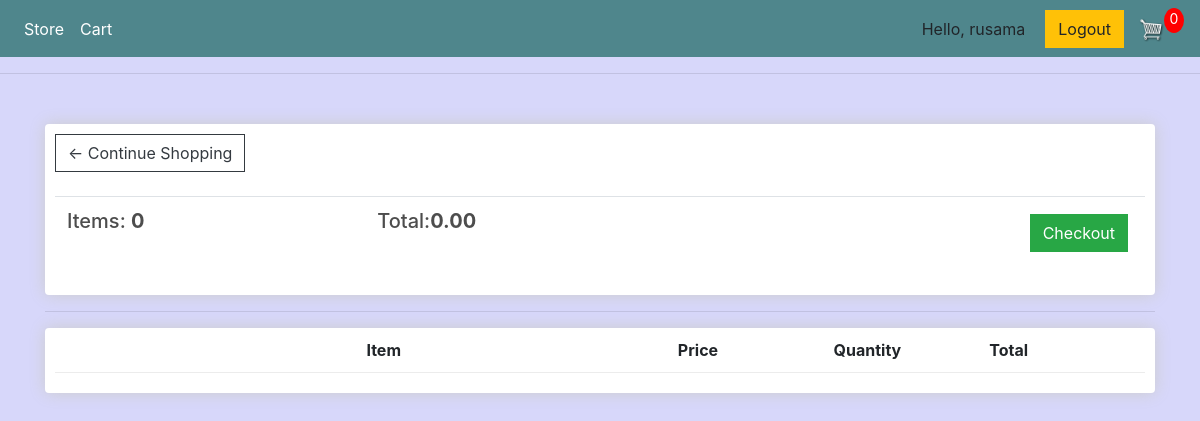
The app's page /cart/ (signed in), older data.
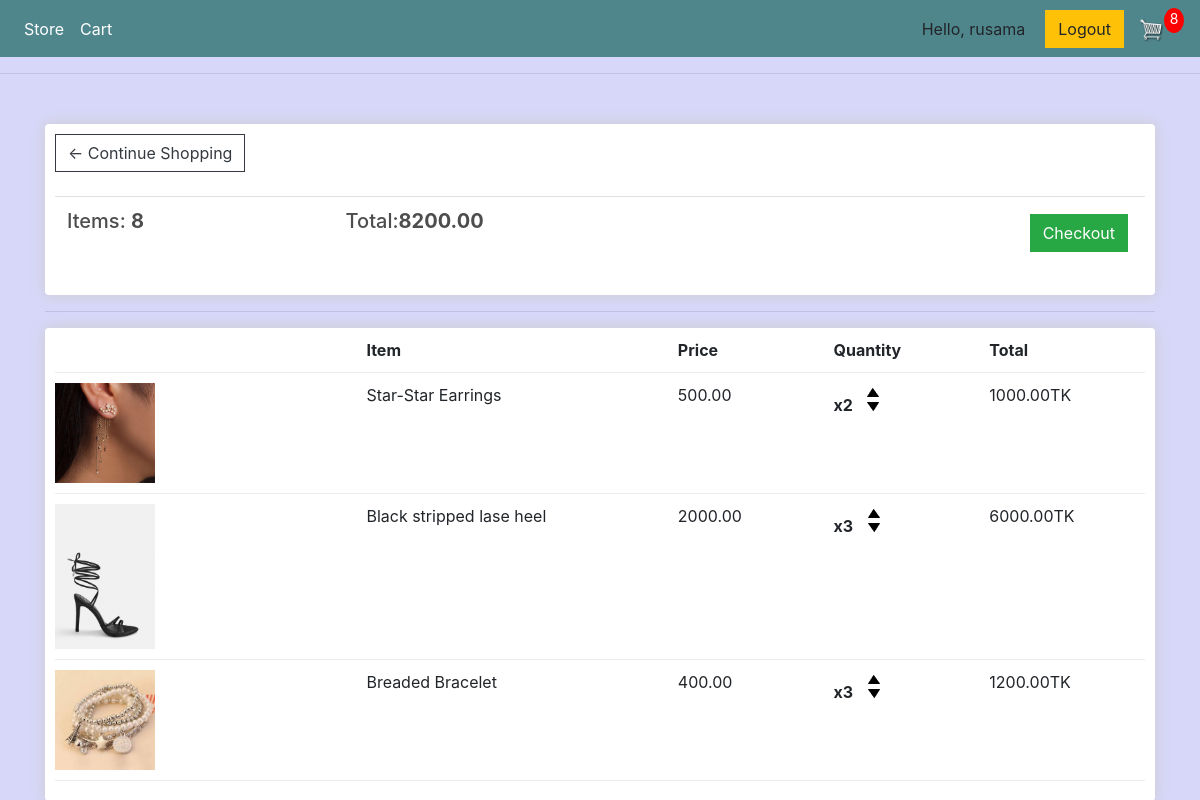
The same page, newer data.
### order/models.py (models this page shows, shortened)
class Order(models.Model):
    customer = models.ForeignKey(Customer, on_delete=models.SET_NULL, blank=True, null=True)
    date_ordered = models.DateTimeField(auto_now_add=True)
    complete = models.BooleanField(default=False, null=True, blank=False)
    transaction_id = models.CharField(max_length=200, null=True)
    @property
    def get_cart_total(self):
        orderitems = self.orderitem_set.all()
        total = sum([item.get_total for item in orderitems])
        return total
    @property
    def get_cart_items(self):
        orderitems = self.orderitem_set.all()
        total = sum([item.quantity for item in orderitems])
        return total

class OrderItem(models.Model):
    order = models.ForeignKey(Order, on_delete=models.SET_NULL, blank=True, null=True)
    product = models.ForeignKey(Product, on_delete=models.SET_NULL, blank=True, null=True)
    price = models.DecimalField(max_digits=10, decimal_places=2)
    quantity = models.PositiveIntegerField(default=1)
    @property
    def get_total(self):
        total = self.price * self.quantity
        return total

### product/models.py (models this page shows, shortened)
class Product(models.Model):
    category = models.ForeignKey(Category, on_delete=models.CASCADE)
    shop = models.ForeignKey(Seller, on_delete=models.CASCADE)
    product_name = models.CharField(max_length=200)
    product_image = models.ImageField(upload_to='products/', blank = True)
    product_description = models.TextField(blank=True)
    product_price = models.DecimalField(max_digits=10, decimal_places=2)
    product_stock = models.PositiveIntegerField()
    product_created = models.DateTimeField(auto_now_add=True)

### store/views.py (the view)
# urls.py: path('cart/', views.cart, name="cart"),
@login_required(login_url='login')
def cart(request):
    if request.user.is_authenticated:
        customer = request.user.customer
        order, created = Order.objects.get_or_create(customer=customer, complete=False)
        items = order.orderitem_set.all()
        cartItems = order.get_cart_items
    else:
        items = []
        order = {'get_cart_items': 0, 'get_cart_total':0}
    context = {'items':items, 'order':order, 'cartItems':cartItems}
    return render(request,'store/cart.html',context)

### store/templates/store/cart.html
{% extends 'store/main.html' %}
{% load static %}
{% block content %}
    <div class="row">
        <div class="col-lg-12">
            <div class="box-content">
                <div class="box-element">
                    <a  class="btn btn-outline-dark" href="{% url 'store' %}">&#x2190; Continue Shopping</a>
                    <br>
                    <br>
                    <table class="table">
                        <tr>
                            <th><h5>Items: <strong>{{order.get_cart_items}}</strong></h5></th>
                            <th><h5>Total:<strong>{{order.get_cart_total|floatformat:2}}</strong></h5></th>
                            <th>
                                <a  style="float:right; margin:5px;" class="btn btn-success" href="{% url 'checkout' %}">Checkout</a>
                            </th>
                        </tr>
                    </table>
                </div>
                <hr>
                <div class="box-element">
                    <div class="cart-row">
                        <div style="flex:2"></div>
                        <div style="flex:2"><strong>Item</strong></div>
                        <div style="flex:1"><strong>Price</strong></div>
                        <div style="flex:1"><strong>Quantity</strong></div>
                        <div style="flex:1"><strong>Total</strong></div>
                    </div>
                    {% for item in items %}
                    <div class="cart-row">
                        <div style="flex:2"><img class="row-image" src="{{item.product.product_image.url}}"></div>
                        <div style="flex:2"><p>{{item.product.product_name}}</p></div>
                        <div style="flex:1"><p>{{item.product.product_price|floatformat:2}}</p></div>
                        <div style="flex:1">
                            <p class="quantity">x{{item.quantity}}</p>
                            <div class="quantity">
                                <img data-product="{{item.product.id}}" data-action="add" class="chg-quantity update-cart" src="{% static  'images/arrow-up.png' %}">
                                <img data-product="{{item.product.id}}" data-action="remove" class="chg-quantity update-cart" src="{% static  'images/arrow-down.png' %}">
                            </div>
                        </div>
                        <div style="flex:1"><p>{{item.get_total}}TK</p></div>
                    </div>
                    {% endfor %}
            </div>
        </div>
    </div>
{% endblock content %}

### store/templates/store/main.html (shortened to what this page needs)
<!DOCTYPE html>
{% load static %}
<html>
<head>
	<link rel="stylesheet" href="https://stackpath.bootstrapcdn.com/bootstrap/4.4.1/css/bootstrap.min.css">
	<link rel="stylesheet" type="text/css" href="{% static 'css/main.css' %}">
</head>
<body>
    <nav class="navbar navbar-expand-lg navbar-dark bg-dark">
        <div class="collapse navbar-collapse" id="navbarSupportedContent">
            <ul class="navbar-nav mr-auto">
              <li class="nav-item active">
                <a class="nav-link" href="{% url 'store' %}">Store<span class="sr-only">(current)</span></a>
              </li>
              <li class="nav-item active">
                <a class="nav-link" href="{% url 'cart' %}">Cart</a>
              </li>
            </ul>
            <div class="form-inline my-2 my-lg-0">
              {% if user.is_authenticated %}
              <span style="margin-right: 20px;">Hello, {{request.user}}</span>
                <a href="{% url 'logout' %}"class="btn btn-warning">Logout</a>
              {% else %}
              <span>Hello,{{request.user}}</span>
              {% endif %}
                <a href="{% url 'cart' %}">
                   <img  id="cart-icon" src="{% static 'images/cart.png' %}">
               </a>
               <p id="cart-total">{{cartItems}}</p>
           </div>
        </div>
    </nav>
        <hr>
    <div class="container">
        <br>
        {% block content %}
        {% endblock content %}
    </div>
</body>
</html>

### static/css/main.css (style rules this page uses)
body { background-color: rgb(215, 215, 250); }
h1,h2,h3,h4,h5,h6 { color:hsl(0, 0%, 30%); }
.box-element { box-shadow:hsl(0, 0%, 80%) 0 0 16px; background-color: #fff; border-radius: 4px; padding: 10px; }
.bg-dark { background-color: #4f868c!important; }
#cart-icon { width:25px; display: inline-block; margin-left: 15px; }
#cart-total { display: block; text-align: center; color:#fff; background-color: red; width: 20px; height: 25px; border-radius: 50%; font-size: 14px; }
.col-lg-4, .col-lg-6, .col-lg-8, .col-lg-12 { margin-top: 10px; }
.btn { border-radius: 0; }
.row-image { width: 100px; }
.cart-row { display: flex; align-items: flex-stretch; padding-bottom: 10px; margin-bottom: 10px; border-bottom: 1px solid #ececec; }
.quantity { display: inline-block; font-weight: 700; padding-right:10px; }
.chg-quantity { width: 12px; cursor: pointer; display: block; margin-top: 5px; transition:.1s; }

Row changes from the older to the newer data that the page shows:
removed Order: get_cart_items "0", get_cart_total "0.00"
added Order: get_cart_items "8", get_cart_total "8200.00"
added OrderItem: product.product_image (picture), product.product_name "Star-Star Earrings", product.product_price "500.00", quantity "2", get_total "1000.00"
added OrderItem: product.product_image (picture), product.product_name "Black stripped lase heel", product.product_price "2000.00", quantity "3", get_total "6000.00"
added OrderItem: product.product_image (picture), product.product_name "Breaded Bracelet", product.product_price "400.00", quantity "3", get_total "1200.00"
Text that changed along with them:
{{ cartItems }}: "0" → "8"
